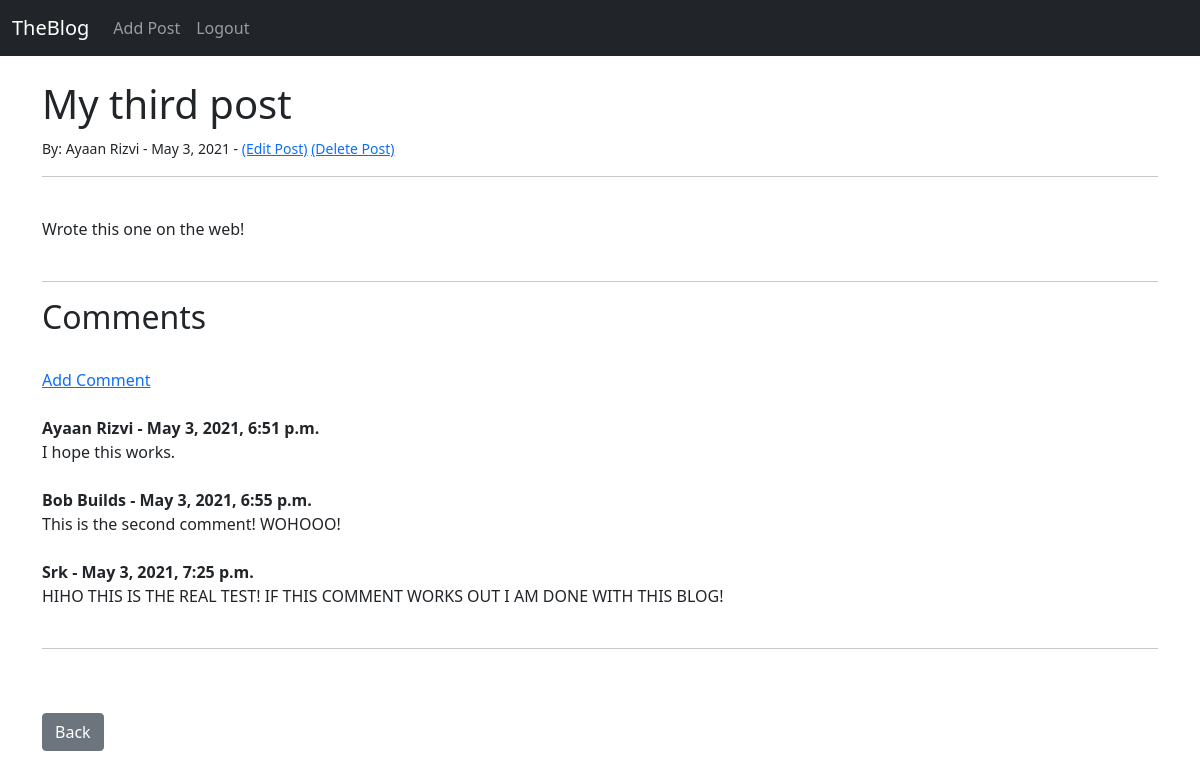
Screenshot of /article/4 (signed in) with the database file from the repository.
### theblog/models.py (models this page shows, shortened)
class Post(models.Model):
	title = models.CharField(max_length=255)
	title_tag = models.CharField(max_length=255)
	author = models.ForeignKey(User, on_delete=models.CASCADE)
	body = models.TextField()
	post_date = models.DateField(auto_now_add=True)

class Comment(models.Model):
	post = models.ForeignKey(Post, related_name="comments", on_delete=models.CASCADE)
	name = models.CharField(max_length=255)
	body = models.TextField()
	date_added = models.DateTimeField(auto_now_add=True)

### theblog/views.py (the view)
# urls.py: path('article/<int:pk>', ArticleDetailView.as_view(), name='article-detail'),
class ArticleDetailView(DetailView):
	model = Post
	template_name = 'article_details.html'

### theblog/templates/article_details.html (shortened to what this page needs)
{% extends 'base.html' %}
{% block content %}
<h1>{{ post.title }}</h1>
<small>By:
	{{ post.author.first_name }}
	{{post.author.last_name}} -
	{{ post.post_date }}
	{% if user.is_authenticated %}
		{% if user.id == post.author.id %}
			- <a href="{% url 'update_post' post.pk %}">(Edit Post)</a>
			<a href="{% url 'delete_post' post.pk %}">(Delete Post)</a>
		{% endif %}
	{% endif %}
</small><br/>
<hr>
<br/>
{{ post.body }}
<br/><br/>
<hr>
<h2>Comments</h2>
<br/>
{% if not post.comments.all %}
	No comments yet... <a href="{% url 'add_comment' post.pk %}">Click to Comment</a>
{% else %}
<a href="{% url 'add_comment' post.pk %}">Add Comment</a>
<br/><br/>
	{% for comment in post.comments.all %}
		<strong>
			{{ comment.name }} - {{ comment.date_added }}
		</strong>
		<br/>
		{{ comment.body }}
		<br/><br/>
	{% endfor %}
{% endif %}
<hr>
<br/><br/>
<a href="{% url 'home' %}" class="btn btn-secondary">Back</a>
{% endblock %}

### rows the page displays
Post: title "My third post", author.first_name "Ayaan", author.last_name "Rizvi", post_date "May 3, 2021", body "Wrote this one on the web!"
Comment: name "Ayaan Rizvi", date_added "May 3, 2021, 6:51 p.m.", body "I hope this works."
Comment: name "Bob Builds", date_added "May 3, 2021, 6:55 p.m.", body "This is the second comment! WOHOOO!"
Comment: name "Srk", date_added "May 3, 2021, 7:25 p.m.", body "HIHO THIS IS THE REAL TEST! IF THIS COMMENT WORKS OUT I AM DONE WITH THIS BLOG!"
